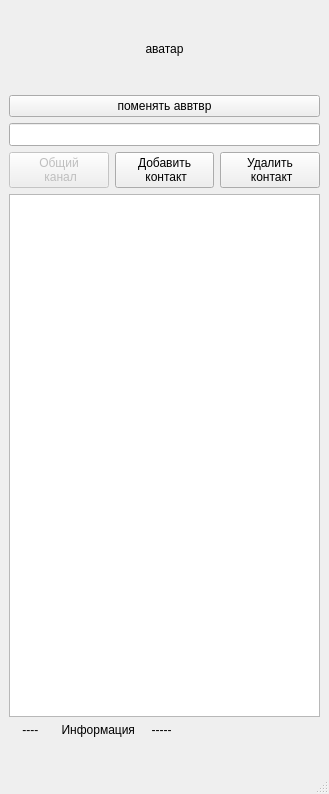
<?xml version="1.0" encoding="UTF-8"?>
<ui version="4.0">
 <class>MainWindow</class>
 <widget class="QMainWindow" name="MainWindow">
  <property name="geometry">
   <rect>
    <x>0</x>
    <y>0</y>
    <width>329</width>
    <height>794</height>
   </rect>
  </property>
  <property name="windowTitle">
   <string>MainWindow</string>
  </property>
  <widget class="QWidget" name="centralwidget">
   <layout class="QVBoxLayout" name="verticalLayout">
    <item>
     <widget class="QLabel" name="lblAvatar">
      <property name="minimumSize">
       <size>
        <width>80</width>
        <height>80</height>
       </size>
      </property>
      <property name="font">
       <font>
        <underline>false</underline>
       </font>
      </property>
      <property name="layoutDirection">
       <enum>Qt::LeftToRight</enum>
      </property>
      <property name="autoFillBackground">
       <bool>false</bool>
      </property>
      <property name="text">
       <string>аватар</string>
      </property>
      <property name="alignment">
       <set>Qt::AlignCenter</set>
      </property>
     </widget>
    </item>
    <item>
     <widget class="QPushButton" name="pushButton">
      <property name="text">
       <string>поменять аввтвр</string>
      </property>
     </widget>
    </item>
    <item>
     <widget class="QLineEdit" name="lineEditAddContact">
      <property name="font">
       <font>
        <pointsize>10</pointsize>
       </font>
      </property>
     </widget>
    </item>
    <item>
     <layout class="QHBoxLayout" name="horizontalLayout">
      <item>
       <widget class="QPushButton" name="pushButtonOpenChat">
        <property name="enabled">
         <bool>false</bool>
        </property>
        <property name="text">
         <string>Общий
 канал</string>
        </property>
       </widget>
      </item>
      <item>
       <widget class="QPushButton" name="pushButtonAddContact">
        <property name="text">
         <string>Добавить
 контакт</string>
        </property>
       </widget>
      </item>
      <item>
       <widget class="QPushButton" name="pushButtonDelContact">
        <property name="text">
         <string>Удалить
 контакт</string>
        </property>
       </widget>
      </item>
     </layout>
    </item>
    <item>
     <layout class="QVBoxLayout" name="verticalLayout_2" stretch="0">
      <item>
       <widget class="QListWidget" name="listWidgetContacts">
        <property name="minimumSize">
         <size>
          <width>293</width>
          <height>500</height>
         </size>
        </property>
       </widget>
      </item>
     </layout>
    </item>
    <item>
     <widget class="QLabel" name="info">
      <property name="minimumSize">
       <size>
        <width>293</width>
        <height>40</height>
       </size>
      </property>
      <property name="autoFillBackground">
       <bool>true</bool>
      </property>
      <property name="text">
       <string>    ----       Информация     -----</string>
      </property>
      <property name="textFormat">
       <enum>Qt::AutoText</enum>
      </property>
      <property name="scaledContents">
       <bool>false</bool>
      </property>
      <property name="alignment">
       <set>Qt::AlignLeading|Qt::AlignLeft|Qt::AlignTop</set>
      </property>
      <property name="wordWrap">
       <bool>true</bool>
      </property>
      <property name="margin">
       <number>1</number>
      </property>
      <property name="openExternalLinks">
       <bool>true</bool>
      </property>
      <property name="textInteractionFlags">
       <set>Qt::TextEditorInteraction</set>
      </property>
     </widget>
    </item>
   </layout>
  </widget>
  <widget class="QMenuBar" name="menubar">
   <property name="geometry">
    <rect>
     <x>0</x>
     <y>0</y>
     <width>329</width>
     <height>26</height>
    </rect>
   </property>
  </widget>
  <widget class="QStatusBar" name="statusbar"/>
 </widget>
 <resources/>
 <connections/>
</ui>
